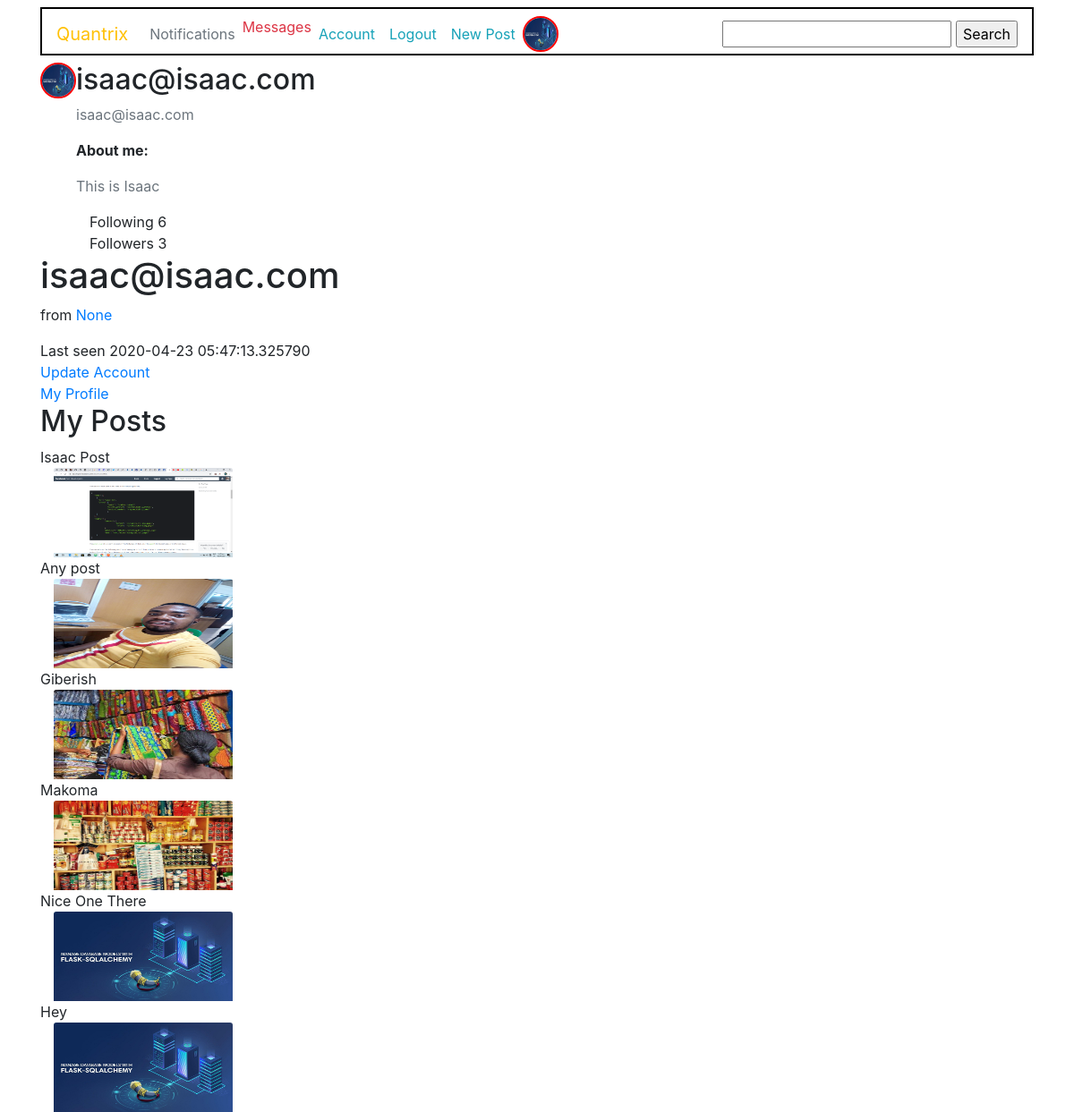
/account (signed in), run on the app's committed database.
### quandromy/database.py (models this page shows, shortened)
class User(db.Model, UserMixin): #The users mixing class helps in user management. We inherit the "is_authenticated" method from here
    __tablename__ = 'users'
    id = db.Column(db.Integer, primary_key = True)
    fullname = db.Column(db.String(100))
    username = db.Column(db.String(20), unique = True, index = True)
    role_id = db.Column(db.Integer, db.ForeignKey('roles.id'))
    email = db.Column(db.String(120), unique = True, index = True)
    country = db.Column(db.String(200))
    about_me = db.Column(db.Text())
    member_since = db.Column(db.DateTime(), default=datetime.utcnow)
    last_seen = db.Column(db.DateTime(), default=datetime.utcnow)
    image_file = db.Column(db.String(20), default = 'default.png')
    last_message_read_time = db.Column(db.DateTime)
    password = db.Column(db.String(60), nullable = False)
    comments = db.relationship('Comment', backref='author', lazy='dynamic')
    Report = db.relationship('Report', backref='author', lazy='dynamic')
    Post = db.relationship('Post', backref = 'author', lazy = 'dynamic')
    followed = db.relationship('Follow',
                               foreign_keys=[Follow.follower_id],               #SQLAlchemy cannot use the association table transparently because that will not give
                               backref=db.backref('follower', lazy='joined'),   #the application access to the custom fields in it. Instead, the many-to-many relationship
                               lazy='dynamic',                                  #must be decomposed into the two basic one-to-many relationships for the left
                               cascade='all, delete-orphan')                    #and right sides, and these must be defined as standard relationships.
    followers = db.relationship('Follow',
                                foreign_keys=[Follow.followed_id],
                                backref=db.backref('followed', lazy='joined'),
                                lazy='dynamic',
                                cascade='all, delete-orphan')
    messages_sent = db.relationship('Message',
                                    foreign_keys='Message.sender_id',
                                    backref='sender', lazy='dynamic')
    messages_received = db.relationship('Message',
                                        foreign_keys='Message.recipient_id',
                                        backref='recipient', lazy='dynamic')
    def new_messages(self):
        last_read_time = self.last_message_read_time or datetime(1900, 1, 1)
        return Message.query.filter_by(recipient=self).filter(
            Message.timestamp > last_read_time).count()
    staticmethod

class Post(db.Model):
    __tablename__ = 'posts'
    __searchable__ = ['title', 'describe']
    id = db.Column(db.Integer, primary_key = True)
    date_posted = db.Column(db.DateTime, nullable = False, default = datetime.utcnow())
    title = db.Column(db.String(50), nullable = False)
    describe = db.Column(db.String, nullable = False)
    picture = db.Column(db.String(20), nullable = False, default = 'default.png')
    user_id = db.Column(db.Integer, db.ForeignKey('users.id'), nullable = False)
    comments = db.relationship('Comment', backref='post', lazy='dynamic')
    report = db.relationship('Report', backref='report', lazy='dynamic')

### quandromy/users/routes.py (the view)
@users.route('/account', methods = ["POST", 'GET'])
@login_required
def account():
    post = Post.query.filter_by(author = current_user)
    picture_file = current_user.image_file
    image_file = url_for('static', filename = 'img/' + current_user.image_file)
    return render_template('users/account.html', image_file = image_file, post = post)

### quandromy/main/forms.py
class SearchForm(FlaskForm):
    search = StringField('search', validators=[DataRequired()])

### quandromy/users/routes.py (called while the page is built)
@users.before_request
def before_request():
    if current_user.is_authenticated:
        current_user.last_seen = datetime.utcnow()
        db.session.commit()
        g.search_form = SearchForm()

@login_manager.user_loader #This is reuqired to manage users by their ID's
def load_user(user_id):
    return User.query.get(int(user_id))

### quandromy/templates/users/account.html (shortened to what this page needs)
{% extends 'base.html' %}
{% block div %}
 <div class="content-section">
   <div class="media">
     <img class="rounded-circle account-img my-img" src="{{image_file}}" alt="profile pic">
     <div class="media-body">
       <h2 class="account-heading">{{current_user.username}}</h2>
       <p class="text-secondary">{{current_user.email}}</p>
       <p><span style="font-weight: bold;">About me:</span></p>
       <p class="text-secondary">{{current_user.about_me}}</p>
       <div class="col">
        Following <span>{{ current_user.followed.count() - 1 }}</span>
    </div>
    <div class="col">
      Followers <span>{{ current_user.followers.count() - 1 }}</span>
  </div>
     </div>
   </div>
   <div>
    <h1>{{ current_user.username }}</h1>
    <p>
            from <a href="http://maps.google.com/?q={{ current_user.country }}">{{ current_user.country }}</a><br>
    </p>
   </div>
   <div>Last seen {{ current_user.last_seen }}</div>
   <a href="{{url_for('users.update')}}">Update Account</a>
    <br>
  <a href="{{url_for('users.myprofile')}}">My Profile</a>
   <div>
     <h2>My Posts</h2>
     {% for p in post %}
     <div>{{p.title}}</div>
     <div class="col">
      <img src="{{url_for('static', filename = 'postpics/' + p.picture)}}" class="card-img-top" style="width: 200px; height: 200;" alt="..." width="50" height="100">
     </div>
     {% endfor %}
   </div>
 </div>
{% endblock %}

### quandromy/templates/base.html (shortened to what this page needs)
<!doctype html>
<html lang="en">
  <head>
    <link rel="stylesheet" href="https://stackpath.bootstrapcdn.com/bootstrap/4.4.1/css/bootstrap.min.css">
    <link rel="stylesheet" type="text/css" href="{{url_for('static', filename = 'css/main.css')}}">
  </head>
  {% if current_user.is_authenticated %}
  <nav class="navbar navbar-expand-lg navbar-dark mb-2 mt-2" id="main-bar">
    <a class="navbar-brand text-warning" href="{{url_for('main.index')}}" >Quantrix</a>
<div class="collapse navbar-collapse" id="navbarSupportedContent">
  <ul class="navbar-nav mr-auto">
        <li class="nav-item">
          <a class="nav-link text-secondary" href="#">Notifications</a>
        </li>
        <li class="nav-item">
          <a href="{{ url_for('users.messages') }}" class="text-danger">
            Messages
            {% set new_messages = current_user.new_messages() %}
        </a>
        </li>
        <li class="nav-item">
          <a class="nav-link text-info" href="{{url_for('users.account')}}">Account</a>
        </li>
        <li class="nav-item">
          <a class="nav-link text-info" href="{{url_for('users.logout')}}">Logout</a>
        </li>
        <li class="nav-item">
          <a class="nav-link text-info" href="{{url_for('posts.new_post')}}">New Post</a>
        </li>
        <li class="nav-item">
          <img class="rounded-circle account-img my-img mr-sm-2" src="{{url_for('static', filename = 'img/' + current_user.image_file)}}" alt="profile pic">
        </li>
  </ul>
  <form style="display: inline;" action="{{ url_for('main.search') }}" method="post" name="search" placeholder="search" autocomplete="on">
        {{ g.search_form.hidden_tag() }}{{ g.search_form.search(size=20) }}
        <input type="submit" value="Search">
  </form>
</div>
</nav>
{% endif %}
  <body class = "container">
    {% block div %}
    {% endblock %}
  </body>
</html>

### quandromy/static/css/main.css (style rules this page uses)
.my-img { width: 40px; height: 40px; box-sizing: border-box; background-clip: content-box; rgba(0,0,0,0); border-radius: 50%; border: 2px solid red; position: relative; overflow: hidden; }
.navbar { padding-bottom: 2px; }

### quandromy/templates/base.html (style rules this page uses)
#main-bar { border: 2px solid black; }

### data on the page
User: image_file (picture), username "isaac@isaac.com", email "isaac@isaac.com", about_me "This is Isaac", country "None", last_seen "2020-04-23 05:47:13.325790"
Post: title "Isaac Post", picture (picture)
Post: title "Any post", picture (picture)
Post: title "Giberish", picture (picture)
Post: title "Makoma", picture (picture)
Post: title "Nice One There", picture (picture)
Post: title "Hey", picture (picture)

### other printed values
{{ current_user.followed.count() - 1 }} "6"
{{ current_user.followers.count() - 1 }} "3"
